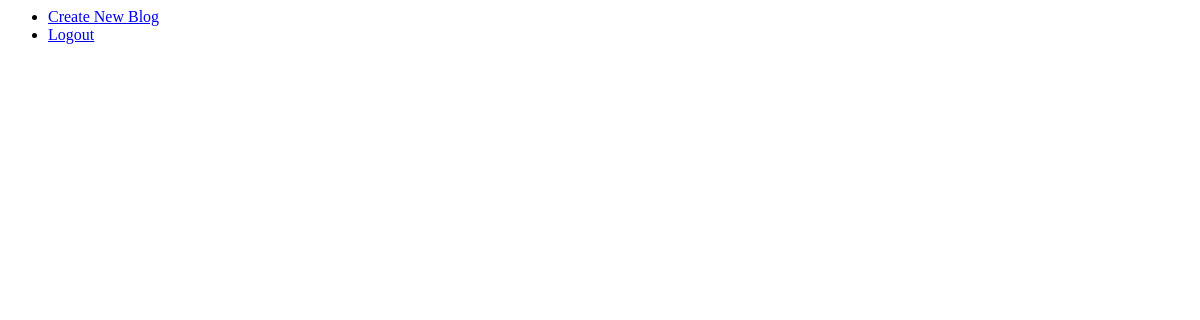
The app's page / (signed in), older data.
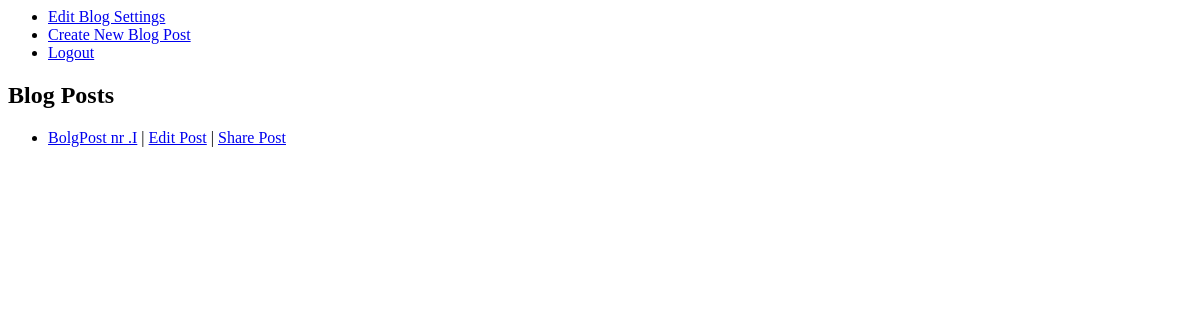
The same page, newer data.
### blog/models.py (models this page shows)
class BlogPost(models.Model):
    blog = models.ForeignKey(Blog)
    title = models.CharField(max_length=500)
    body = models.TextField()
    is_published = models.BooleanField(default=False)
    slug = models.SlugField(max_length=500, editable=False)
    shared_to = models.ManyToManyField(Blog, related_name='shared_posts')

### blog/views.py (the view)
# urls.py: url(r'^$', HomeView.as_view(), name='home'),
class HomeView(TemplateView):
    template_name = 'blog/home.html'
    def get_context_data(self, **kwargs):
        context = super(HomeView, self).get_context_data(**kwargs)
        if self.request.user.is_authenticated():
            if Blog.objects.filter(owner=self.request.user).exists():
                context['has_blog'] = True
                blog = Blog.objects.get(owner=self.request.user)
                context['blog'] = blog
                context['blog_posts'] = BlogPost.objects.filter(blog=blog)
                context['shared_posts'] = blog.shared_posts.all()
        return context

### blog/templates/blog/home.html (shortened to what this page needs)
{% extends "base.html" %}
{% block logged_in_nav %}
    {% if not has_blog %}
    <li><a href="{% url "new-blog" %}">Create New Blog</a></li>
    {% else %}
    <li><a href="{% url "update-blog" pk=blog.pk %}">Edit Blog Settings</a></li>
    <li><a href="{% url "new-blog-post" %}">Create New Blog Post</a></li>
    {% endif %}
{% endblock %}
{% block content %}
{% if blog_posts %}
<h2>Blog Posts</h2>
<ul>
    {% for post in blog_posts %}
    <li>
        <a href="{% url "blog-post-details" pk=post.pk %}">{{ post.title }}</a> |
        <a href="{% url "update-blog-post" pk=post.pk %}">Edit Post</a> |
        <a href="{% url "share-blog-post-with-blog" pk=post.pk %}">Share Post</a>
    </li>
    {% endfor %}
</ul>
{% endif %}
{% endblock %}

### templates/base.html (shortened to what this page needs)
<html>
<head>
</head>
<body>
    {% block header %}
    <ul>
        {% if request.user.is_authenticated %}
        {% block logged_in_nav %}{% endblock %}
        <li><a href="{% url "logout" %}">Logout</a></li>
        {% else %}
        <li><a href="{% url "login" %}">Login</a></li>
        <li><a href="{% url "user_registration"%}">Register Account</a></li>
        {% endif %}
    </ul>
    {% endblock %}
    {% block content %}
    {% endblock %}
</body>
</html>

Row changes from the older to the newer data that the page shows:
added BlogPost: title "BolgPost nr .I"
Text that changed along with them:
text no longer shown: "Create New Blog"
text now shown: "Edit Blog Settings Create New Blog Post Blog Posts"
